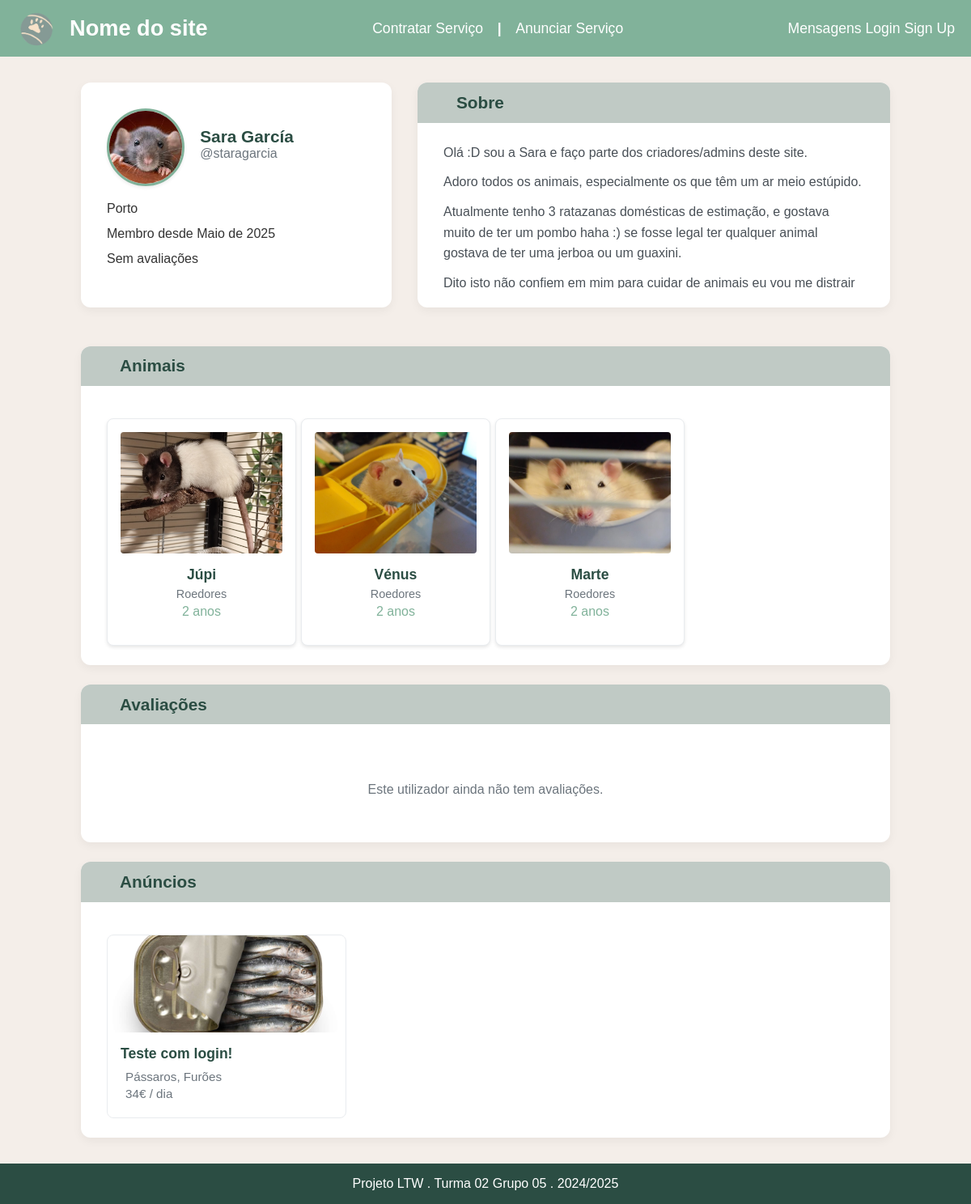
The app's page /pages/userprofile.php?username=staragarcia with its own data.
### tables this page shows
CREATE TABLE Users (user_id INTEGER PRIMARY KEY, username NVARCHAR (40) UNIQUE NOT NULL, email NVARCHAR (60) UNIQUE NOT NULL, password_hash NVARCHAR (255) NOT NULL, name NVARCHAR (60), profile_photo NVARCHAR (255), phone NVARCHAR (24), district NVARCHAR (40) NOT NULL, user_description TEXT, created_at TIMESTAMP DEFAULT CURRENT_TIMESTAMP);

CREATE TABLE user_animals (user_id NUMERIC REFERENCES Users (user_id) ON DELETE CASCADE ON UPDATE CASCADE NOT NULL, name TEXT NOT NULL, age NUMERIC, species NUMERIC REFERENCES Animal_types (animal_id) NOT NULL, animal_picture TEXT);

CREATE TABLE Animal_types (animal_id INTEGER PRIMARY KEY, animal_name VARCHAR (50) UNIQUE NOT NULL);

### pages/userprofile.php (called while the page is built, shortened)
<?php
require_once('../templates/layout.php');
require_once('../templates/userprofile.php');
require_once('../database/connection.db.php');
require_once(__DIR__ . '/../database/db.anuncios.php');
$db = getDatabaseConnection();
$username = $_GET['username'] ?? null;
$stmt = $db->prepare('SELECT * FROM Users WHERE username = ?');
$stmt->execute([$username]);
$user = $stmt->fetch();
$stmt = $db->prepare('
  SELECT ua.name, ua.age, at.animal_name, ua.animal_picture
  FROM user_animals ua
  JOIN Animal_types at ON ua.species = at.animal_id
  WHERE ua.user_id = ?
');
$stmt->execute([$user['user_id']]);
$animals = $stmt->fetchAll();
$stmt = $db->prepare('
  SELECT rating, comment, created_at, client_username
  FROM Reviews
  WHERE freelancer_username = ?
  ORDER BY created_at DESC
');
$stmt->execute([$username]);
$reviews = $stmt->fetchAll();
$stmt = $db->prepare('
  SELECT ads.ad_id, ads.title, ads.image_path, ads.price, ads.price_period
  FROM Ads ads
  WHERE ads.username = ?
  ORDER BY ads.created_at DESC
');
$stmt->execute([$username]);
$userAds = $stmt->fetchAll();
drawHeader();
drawUserProfile($user, $animals, $reviews, $userAds, $db);
drawFooter();
?>

### database/db.anuncios.php (called while the page is built, shortened)
<?php
function getAnuncioAnimals(PDO $db, int $adId): array {
    $stmt = $db->prepare('
        SELECT at.animal_name
        FROM Ad_animals aa
        JOIN Animal_types at ON aa.animal_id = at.animal_id
        WHERE aa.ad_id = ?
    ');
    $stmt->execute([$adId]);
    $animals = [];
    while ($row = $stmt->fetch(PDO::FETCH_ASSOC)) {
        $animals[] = $row['animal_name'];
    }
    return $animals;
}
?>

### templates/userprofile.php (the view, shortened to what this page needs)
<link rel="stylesheet" href="../stylesheets/style.css">
<?php function drawUserProfile(array $user, array $animals, array $reviews, array $userAds, PDO $db): void { ?>
  <?php
    if (!empty($user['created_at'])) {
      $date = new DateTime($user['created_at']);
      $monthNum = (int)$date->format('n');
      $year = $date->format('Y');
      $meses = [
        1 => 'janeiro', 2 => 'fevereiro', 3 => 'março', 4 => 'abril',
        5 => 'maio', 6 => 'junho', 7 => 'julho', 8 => 'agosto',
        9 => 'setembro', 10 => 'outubro', 11 => 'novembro', 12 => 'dezembro'
      ];
      $memberSince = ucfirst($meses[$monthNum]) . " de " . $year;
    } else {
      $memberSince = "Data de registo desconhecida";
    }
  ?>
  <section class="user-profile-container">
    <div class="profile-header-row">
      <div class="profile-header-card">
        <div class="profile-header-main">
          <div class="profile-photo-container">
            <img src="<?= htmlspecialchars(str_replace('./', '../', $user['profile_photo'] ?? '../resources/default_profile.png')) ?>" alt="Foto de perfil" class="profile-photo">
          </div>
          <div class="profile-info-container">
            <div class="profile-name-container">
              <h1 class="profile-name"><?= htmlspecialchars($user['name'] ?? 'Nome não disponível') ?></h1>
              <span class="profile-username">@<?= htmlspecialchars($user['username'] ?? 'Username não disponível') ?></span>
            </div>
          </div>
        </div>
        <div class="profile-info-container">
          <div class="meta-item">
            <span><?= htmlspecialchars($user['district'] ?? 'Localização não disponível') ?></span>
          </div>
          <div class="meta-item">
            <span>Membro desde <?= htmlspecialchars($memberSince) ?></span>
          </div>
          <div class="meta-item">
            <span>
              <?php
                if (!empty($reviews)) {
                  $sum = 0;
                  foreach ($reviews as $review) $sum += $review['rating'];
                  $media = round($sum / count($reviews), 1);
                  echo $media . "/5 (" . count($reviews) . " avaliações)";
                } else {
                  echo "Sem avaliações";
                }
              ?>
            </span>
          </div>
        </div>
      </div>
      <div class="profile-section-card profile-about-card">
        <div class="section-header">
          <h2>Sobre</h2>
        </div>
        <div class="section-content">
          <p class="profile-bio"><?= nl2br(htmlspecialchars($user['user_description'] ?? 'Sem descrição.')) ?></p>
        </div>
      </div>
    </div>
    <div class="profile-section-card">
      <div class="section-header">
        <h2>Animais</h2>
      </div>
      <div class="section-content">
        <?php if (!empty($animals)): ?>
          <div class="animal-grid">
            <?php foreach ($animals as $animal): ?>
              <div class="animal-card">
                <div class="animal-image-container">
                  <img src="<?= htmlspecialchars(str_replace('./', '../', $animal['animal_picture'] ?? '../resources/default_animal.png')) ?>" alt="<?= htmlspecialchars($animal['name']) ?>">
                </div>
                <div class="animal-info">
                  <h3><?= htmlspecialchars($animal['name']) ?></h3>
                  <p class="animal-type"><?= htmlspecialchars($animal['animal_name']) ?></p>
                  <p class="animal-age"><?= htmlspecialchars((string)$animal['age']) ?> anos</p>
                </div>
              </div>
            <?php endforeach; ?>
          </div>
        <?php endif; ?>
      </div>
    </div>
    <div class="profile-section-card">
      <div class="section-header">
        <h2>Avaliações</h2>
      </div>
      <div class="section-content">
        <?php if (!empty($reviews)): ?>
          <div class="reviews-list">
            <?php foreach ($reviews as $review): ?>
              <div class="review-card">
                <div class="review-header">
                  <div class="review-rating">
                    <?php for ($i = 0; $i < 5; $i++): ?>
                      <i class="fi fi-rr-star<?= $i < $review['rating'] ? '' : '-empty' ?>"></i>
                    <?php endfor; ?>
                  </div>
                  <span class="review-date"><?= htmlspecialchars((new DateTime($review['created_at']))->format('d/m/Y')) ?></span>
                </div>
                <p class="review-text"><?= nl2br(htmlspecialchars($review['comment'])) ?></p>
                <div class="review-author">
                  <span>— <?= htmlspecialchars($review['client_username']) ?></span>
                </div>
              </div>
            <?php endforeach; ?>
          </div>
        <?php else: ?>
          <div class="empty-state">
            <p>Este utilizador ainda não tem avaliações.</p>
          </div>
        <?php endif; ?>
      </div>
    </div>
    <div class="profile-section-card">
      <div class="section-header">
        <h2>Anúncios</h2>
      </div>
      <div class="section-content">
        <?php if (!empty($userAds)): ?>
          <div class="user-ads-grid">
            <?php foreach ($userAds as $ad): ?>
              <a class="user-ad-card" href="../pages/adDetails.php?id=<?= htmlspecialchars((string)$ad['ad_id']) ?>">
                <div class="user-ad-image">
                  <img src="<?= htmlspecialchars(str_replace('./', '../', $ad['image_path'] ?? '../resources/default_ad.png')) ?>" alt="Imagem do anúncio">
                </div>
                <div class="user-ad-info">
                  <h3><?= htmlspecialchars($ad['title']) ?></h3>
                  <div class="user-ad-animals">
                    <?php
                      $adAnimals = getAnuncioAnimals($db, $ad['ad_id']);
                      echo htmlspecialchars(implode(', ', $adAnimals));
                    ?>
                  </div>
                  <div class="user-ad-price">
                    <?= htmlspecialchars((string)$ad['price']) ?>€ / <?= htmlspecialchars($ad['price_period']) ?>
                  </div>
                </div>
              </a>
            <?php endforeach; ?>
          </div>
        <?php endif; ?>
      </div>
    </div>
  </section>
<?php } ?>

### templates/layout.php (shortened to what this page needs)
<?php function drawHeader() { global $hasUnreadMessages; ?>
  <head>
    <link rel="preload" href="stylesheets/style.css" as="style" onload="this.onload=null;this.rel='stylesheet'">
    <link rel='stylesheet' href='https://cdn-uicons.flaticon.com/2.6.0/uicons-regular-rounded/css/uicons-regular-rounded.css'>
  </head>
  <body>
    <header>
      <div class="logo">
        <img src="../resources/logo.png" alt="logo">
        <h1><a href="../index.php">Nome do site</a></h1>
      </div>
      <nav style="width:100%;">
        <div style="display: flex; align-items: center; justify-content: space-between; width: 100%;">
          <div class="nav-center" style="flex:1; display: flex; justify-content: center;">
            <ul style="display: flex; align-items: center; gap: 0;">
              <li><a href="../index.php">Contratar Serviço</a></li>
              <li style="pointer-events:none; color:#fff; font-weight:bold; padding: 0 1em;">|</li>
              <li><a href="../pages/adCreate.php">Anunciar Serviço</a></li>
            </ul>
          </div>
          <div class="nav-right" style="display: flex; align-items: center; gap: 1.5em;">
            <ul style="display: flex; align-items: center; margin: 0;">
              <li style="position:relative;">
                <a href="../pages/messages.php">Mensagens
                </a>
              </li>
              <li style="padding:0;">
                <?php if (isset($_SESSION['user_id'])): ?>
                  <div class="hamburger-menu">
                    <div class="menu-header">
                      <img src="<?= htmlspecialchars(str_replace('./', '../', $_SESSION['profile_photo'] ?? '../resources/default_profile.png')) ?>" alt="Foto de perfil" class="user-photo">
                      <span class="username"><?= htmlspecialchars($_SESSION['name'] ?? 'Usuário') ?></span>
                      <i class="fi fi-rr-menu-dots"></i>
                    </div>
                    <ul class="menu-options">
                      <li>
                        <a href="../pages/userprofile.php?username=<?= urlencode($_SESSION['username']) ?>">O meu perfil</a>
                      </li>
                      <li><a href="../pages/profile.php#edit">Editar Perfil</a></li>
                      <li><a href="../actions/action_logout.php">Log out</a></li>
                    </ul>
                  </div>
                <?php else: ?>
                  <a href="../pages/login.php">Login</a>
                  <a href="../pages/signup.php">Sign Up</a>
                <?php endif; ?>
              </li>
            </ul>
          </div>
        </div>
      </nav>
    </header>
    <main>
<?php } ?>
<?php function drawFooter() { ?>
    </main>
    <footer>
      Projeto LTW . Turma 02 Grupo 05 . 2024/2025
    </footer>
  </body>
<?php } ?>

### records on screen
users: profile_photo (picture), name "Sara García", username "staragarcia", district "Porto", created_at "Maio de 2025", user_description "Olá :D sou a Sara e faço parte dos criadores/admins deste site. Adoro todos os animais, especialmente os que têm um ar meio estúpido. Atualmente tenho 3 ratazanas domésticas de estimação, e gostava muito de ter um pombo haha :) se fosse legal ter qualquer animal gostava de ter uma jerboa ou um guaxini. Dito isto não confiem em mim para cuidar de animais eu vou me distrair…"
user_animals: animal_picture (picture), name "Júpi", species.animal_name "Roedores", age "2"
user_animals: animal_picture (picture), name "Vénus", species.animal_name "Roedores", age "2"
user_animals: animal_picture (picture), name "Marte", species.animal_name "Roedores", age "2"

### other values on screen
$ad['title'] "Teste com login!"
implode(', ', $adAnimals) "Pássaros, Furões"
$ad['price'] "34"
$ad['price_period'] "dia"
